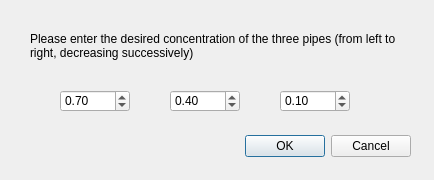
<?xml version="1.0" encoding="UTF-8"?>
<ui version="4.0">
 <class>DesignDialog</class>
 <widget class="QDialog" name="DesignDialog">
  <property name="geometry">
   <rect>
    <x>0</x>
    <y>0</y>
    <width>434</width>
    <height>180</height>
   </rect>
  </property>
  <property name="windowTitle">
   <string>Dialog</string>
  </property>
  <widget class="QDialogButtonBox" name="buttonBox">
   <property name="geometry">
    <rect>
     <x>70</x>
     <y>130</y>
     <width>341</width>
     <height>32</height>
    </rect>
   </property>
   <property name="orientation">
    <enum>Qt::Horizontal</enum>
   </property>
   <property name="standardButtons">
    <set>QDialogButtonBox::Cancel|QDialogButtonBox::Ok</set>
   </property>
  </widget>
  <widget class="QDoubleSpinBox" name="doubleSpinBox0">
   <property name="geometry">
    <rect>
     <x>60</x>
     <y>90</y>
     <width>70</width>
     <height>22</height>
    </rect>
   </property>
   <property name="maximum">
    <double>1.000000000000000</double>
   </property>
   <property name="value">
    <double>0.700000000000000</double>
   </property>
  </widget>
  <widget class="QDoubleSpinBox" name="doubleSpinBox1">
   <property name="geometry">
    <rect>
     <x>170</x>
     <y>90</y>
     <width>70</width>
     <height>22</height>
    </rect>
   </property>
   <property name="maximum">
    <double>1.000000000000000</double>
   </property>
   <property name="value">
    <double>0.400000000000000</double>
   </property>
  </widget>
  <widget class="QDoubleSpinBox" name="doubleSpinBox2">
   <property name="geometry">
    <rect>
     <x>280</x>
     <y>90</y>
     <width>70</width>
     <height>22</height>
    </rect>
   </property>
   <property name="maximum">
    <double>1.000000000000000</double>
   </property>
   <property name="value">
    <double>0.100000000000000</double>
   </property>
  </widget>
  <widget class="QLabel" name="label">
   <property name="geometry">
    <rect>
     <x>30</x>
     <y>20</y>
     <width>381</width>
     <height>51</height>
    </rect>
   </property>
   <property name="text">
    <string>Please enter the desired concentration of the three pipes (from left to right, decreasing successively)</string>
   </property>
   <property name="textFormat">
    <enum>Qt::AutoText</enum>
   </property>
   <property name="wordWrap">
    <bool>true</bool>
   </property>
  </widget>
 </widget>
 <resources/>
 <connections>
  <connection>
   <sender>buttonBox</sender>
   <signal>accepted()</signal>
   <receiver>DesignDialog</receiver>
   <slot>accept()</slot>
   <hints>
    <hint type="sourcelabel">
     <x>248</x>
     <y>254</y>
    </hint>
    <hint type="destinationlabel">
     <x>157</x>
     <y>274</y>
    </hint>
   </hints>
  </connection>
  <connection>
   <sender>buttonBox</sender>
   <signal>rejected()</signal>
   <receiver>DesignDialog</receiver>
   <slot>reject()</slot>
   <hints>
    <hint type="sourcelabel">
     <x>316</x>
     <y>260</y>
    </hint>
    <hint type="destinationlabel">
     <x>286</x>
     <y>274</y>
    </hint>
   </hints>
  </connection>
 </connections>
</ui>
